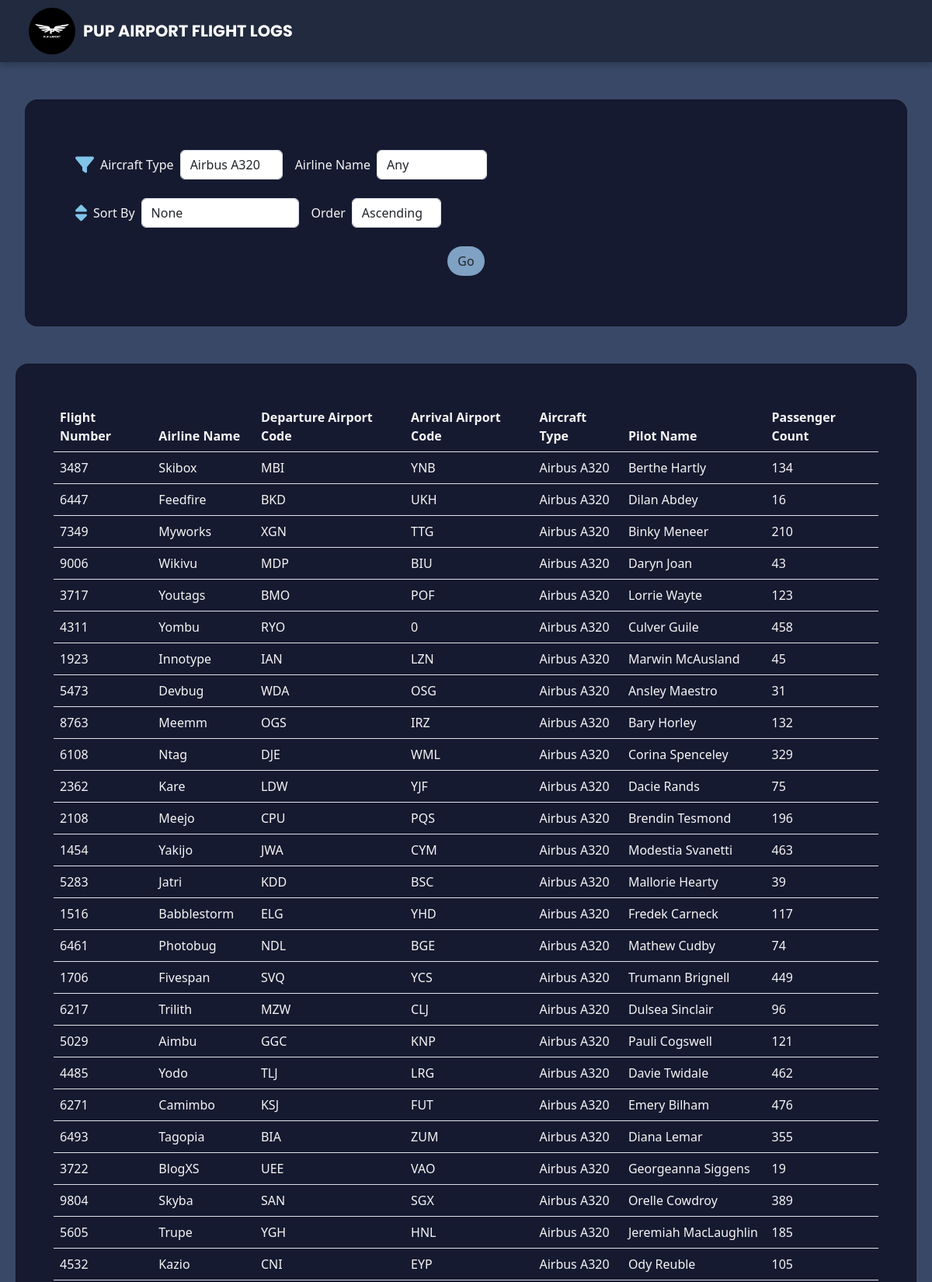
/A08/index.php?aircraftType=Airbus A320 (upper part), run on the app's committed database.
### tables this page shows
CREATE TABLE `flightlogs` (
  `flightNumber` int(11) DEFAULT NULL,
  `departureAirportCode` varchar(50) DEFAULT NULL,
  `arrivalAirportCode` varchar(50) DEFAULT NULL,
  `departureDatetime` date DEFAULT NULL,
  `arrivalDatetime` date DEFAULT NULL,
  `flightDurationMinutes` int(11) DEFAULT NULL,
  `airlineName` varchar(50) DEFAULT NULL,
  `aircraftType` varchar(12) DEFAULT NULL,
  `passengerCount` int(11) DEFAULT NULL,
  `ticketPrice` varchar(50) DEFAULT NULL,
  `creditCardNumber` varchar(50) DEFAULT NULL,
  `creditCardType` varchar(50) DEFAULT NULL,
  `pilotName` varchar(50) DEFAULT NULL
);

### A08/connect.php (called while the page is built, shortened)
<?php
  function executeQuery($query){
    $conn = $GLOBALS['conn'];
    return mysqli_query($conn, $query);
  }
?>

### A08/index.php (the view, shortened to what this page needs)
<?php
include("connect.php");
$aircraftTypeFilter = $_GET['aircraftType'] ?? '';
$airlineNameFilter = $_GET['airlineName'] ?? '';
$order = $_GET['order'] ?? '';
$flightlogsQuery = "SELECT * FROM flightlogs";
if ($aircraftTypeFilter || $airlineNameFilter) {
    $flightlogsQuery .= " WHERE";
    if ($aircraftTypeFilter) {
        $flightlogsQuery .= " aircraftType='$aircraftTypeFilter'";
    }
}
$flightlogsResults = executeQuery($flightlogsQuery);
$aircraftTypeQuery = "SELECT DISTINCT(aircraftType) FROM flightlogs";
$aircraftTypeResults = executeQuery($aircraftTypeQuery);
?>
<!doctype html>
<html lang="en">
<head>
    <link href="https://cdn.jsdelivr.net/npm/bootstrap@5.3.3/dist/css/bootstrap.min.css" rel="stylesheet">
    <link href="https://cdn.jsdelivr.net/npm/bootstrap-icons@1.10.5/font/bootstrap-icons.css" rel="stylesheet">
</head>
<body>
    <nav class="navbar">
        <div class="container-fluid">
            <div class="navbar-brand">
                <img src="img/pupair.png" alt="Logo" class="navbar-img">
                PUP AIRPORT FLIGHT LOGS
            </div>
        </div>
    </nav>
    <div class="container-fluid">
        <div class="row m-2 my-5">
            <div class="col">
                <form method="GET">
                    <div class="card p-3 rounded-4">
                        <div class="row p-5">
                            <div class="d-flex flex-wrap align-items-center mb-4">
                                <i class="fa-solid fa-filter me-2"></i>
                                <div class="d-flex align-items-center me-3">
                                    <label for="aircraftTypeSelect" class="me-2">Aircraft Type</label>
                                    <select id="aircraftTypeSelect" name="aircraftType" class="form-control" style="width: fit-content">
                                        <?php
                                        if (mysqli_num_rows($aircraftTypeResults) > 0) {
                                            while ($aircraftTypeRow = mysqli_fetch_assoc($aircraftTypeResults)) {
                                        ?>
                                                <option <?php if ($aircraftTypeFilter == $aircraftTypeRow['aircraftType']) {
                                                            echo "selected";
                                                        } ?> value="<?php echo $aircraftTypeRow['aircraftType'] ?>">
                                                    <?php echo $aircraftTypeRow['aircraftType'] ?>
                                                </option>
                                        <?php
                                            }
                                        }
                                        ?>
                                    </select>
                                </div>
                                <div class="d-flex align-items-center me-3">
                                    <label for="airlineSelect" class="me-2">Airline Name</label>
                                    <select id="airlineSelect" name="airlineName" class="form-control" style="width: fit-content">
                                        <option value="">Any</option>
                                    </select>
                                </div>
                            </div>
                            <div class="d-flex flex-wrap align-items-center">
                                <i class="fa-solid fa-sort me-2"></i>
                                <div class="d-flex align-items-center me-3">
                                    <label for="sort" class="me-2">Sort By</label>
                                    <select id="sort" name="sort" class="form-control" style="width: fit-content">
                                        <option value="">None</option>
                                    </select>
                                </div>
                                <div class="d-flex align-items-center me-3">
                                    <label for="order" class="me-2">Order</label>
                                    <select id="order" name="order" class="form-control" style="width: fit-content">
                                        <option <?php if ($order == "ASC") {
                                                    echo "selected";
                                                } ?> value="ASC">Ascending</option>
                                    </select>
                                </div>
                            </div>
                            <div class="w-100 d-flex justify-content-center align-items-center mt-4">
                                <button class="btn" type="submit" style="width: fit-content">Go</button>
                            </div>
                        </div>
                    </div>
                </form>
            </div>
        </div>
    </div>
    <div class="row m-2">
        <div class="col">
            <div class="card p-5 rounded-4">
                <div class="table-responsive">
                    <table class="table table-hover">
                        <thead>
                            <tr>
                                <th scope="col">Flight Number</th>
                                <th scope="col">Airline Name</th>
                                <th scope="col">Departure Airport Code</th>
                                <th scope="col">Arrival Airport Code</th>
                                <th scope="col">Aircraft Type</th>
                                <th scope="col">Pilot Name</th>
                                <th scope="col">Passenger Count</th>
                            </tr>
                        </thead>
                        <tbody>
                            <?php
                            if (mysqli_num_rows($flightlogsResults) > 0) {
                                while ($flightlogsRow = mysqli_fetch_assoc($flightlogsResults)) {
                            ?>
                                    <tr>
                                        <td><?php echo $flightlogsRow['flightNumber'] ?></td>
                                        <td><?php echo $flightlogsRow['airlineName'] ?></td>
                                        <td><?php echo $flightlogsRow['departureAirportCode'] ?></td>
                                        <td><?php echo $flightlogsRow['arrivalAirportCode'] ?></td>
                                        <td><?php echo $flightlogsRow['aircraftType'] ?></td>
                                        <td><?php echo $flightlogsRow['pilotName'] ?></td>
                                        <td><?php echo $flightlogsRow['passengerCount'] ?></td>
                                    </tr>
                            <?php
                                }
                            }
                            ?>
                        </tbody>
                    </table>
                </div>
            </div>
        </div>
    </div>
</body>
</html>

### A08/index.php (style rules this page uses)
body { background-color: #394867; color: #0B111D; overflow-x: hidden; }
.navbar { background-color: #212A3E; box-shadow: 0 4px 8px rgba(0, 0, 0, 0.2); padding: 5px; display: flex; overflow: hidden; }
.navbar-brand { color: whitesmoke; font-size: 1.3rem; font-family: 'Poppins', sans-serif; font-weight: bold; display: flex; align-items: center; }
.navbar-img { max-width: 60px; height: auto; border-radius: 100%; margin-left: 20px; margin-right: 10px; }
label { color: whitesmoke }
.card, option { background-color: #758694; }
.card { background-color: #161A30; overflow: hidden }
.card table, .card table tr, .card table th, .card table td { background-color: #161A30; color: whitesmoke; overflow: hidden; }
.btn { background-color: #7FA1C3; border-radius: 50px; }
.fa-filter, .fa-sort { color: #80C4E9; font-size: 1.5rem; }

### data on the page
flightlogs: flightNumber "3487", airlineName "Skibox", departureAirportCode "MBI", arrivalAirportCode "YNB", aircraftType "Airbus A320", pilotName "Berthe Hartly", passengerCount "134"
flightlogs: flightNumber "6447", airlineName "Feedfire", departureAirportCode "BKD", arrivalAirportCode "UKH", aircraftType "Airbus A320", pilotName "Dilan Abdey", passengerCount "16"
flightlogs: flightNumber "7349", airlineName "Myworks", departureAirportCode "XGN", arrivalAirportCode "TTG", aircraftType "Airbus A320", pilotName "Binky Meneer", passengerCount "210"
flightlogs: flightNumber "9006", airlineName "Wikivu", departureAirportCode "MDP", arrivalAirportCode "BIU", aircraftType "Airbus A320", pilotName "Daryn Joan", passengerCount "43"
flightlogs: flightNumber "3717", airlineName "Youtags", departureAirportCode "BMO", arrivalAirportCode "POF", aircraftType "Airbus A320", pilotName "Lorrie Wayte", passengerCount "123"
flightlogs: flightNumber "4311", airlineName "Yombu", departureAirportCode "RYO", arrivalAirportCode "0", aircraftType "Airbus A320", pilotName "Culver Guile", passengerCount "458"
flightlogs: flightNumber "1923", airlineName "Innotype", departureAirportCode "IAN", arrivalAirportCode "LZN", aircraftType "Airbus A320", pilotName "Marwin McAusland", passengerCount "45"
flightlogs: flightNumber "5473", airlineName "Devbug", departureAirportCode "WDA", arrivalAirportCode "OSG", aircraftType "Airbus A320", pilotName "Ansley Maestro", passengerCount "31"
flightlogs: flightNumber "8763", airlineName "Meemm", departureAirportCode "OGS", arrivalAirportCode "IRZ", aircraftType "Airbus A320", pilotName "Bary Horley", passengerCount "132"
flightlogs: flightNumber "6108", airlineName "Ntag", departureAirportCode "DJE", arrivalAirportCode "WML", aircraftType "Airbus A320", pilotName "Corina Spenceley", passengerCount "329"
flightlogs: flightNumber "2362", airlineName "Kare", departureAirportCode "LDW", arrivalAirportCode "YJF", aircraftType "Airbus A320", pilotName "Dacie Rands", passengerCount "75"
flightlogs: flightNumber "2108", airlineName "Meejo", departureAirportCode "CPU", arrivalAirportCode "PQS", aircraftType "Airbus A320", pilotName "Brendin Tesmond", passengerCount "196"
flightlogs: flightNumber "1454", airlineName "Yakijo", departureAirportCode "JWA", arrivalAirportCode "CYM", aircraftType "Airbus A320", pilotName "Modestia Svanetti", passengerCount "463"
flightlogs: flightNumber "5283", airlineName "Jatri", departureAirportCode "KDD", arrivalAirportCode "BSC", aircraftType "Airbus A320", pilotName "Mallorie Hearty", passengerCount "39"
flightlogs: flightNumber "1516", airlineName "Babblestorm", departureAirportCode "ELG", arrivalAirportCode "YHD", aircraftType "Airbus A320", pilotName "Fredek Carneck", passengerCount "117"
flightlogs: flightNumber "6461", airlineName "Photobug", departureAirportCode "NDL", arrivalAirportCode "BGE", aircraftType "Airbus A320", pilotName "Mathew Cudby", passengerCount "74"
flightlogs: flightNumber "1706", airlineName "Fivespan", departureAirportCode "SVQ", arrivalAirportCode "YCS", aircraftType "Airbus A320", pilotName "Trumann Brignell", passengerCount "449"
flightlogs: flightNumber "6217", airlineName "Trilith", departureAirportCode "MZW", arrivalAirportCode "CLJ", aircraftType "Airbus A320", pilotName "Dulsea Sinclair", passengerCount "96"
flightlogs: flightNumber "5029", airlineName "Aimbu", departureAirportCode "GGC", arrivalAirportCode "KNP", aircraftType "Airbus A320", pilotName "Pauli Cogswell", passengerCount "121"
flightlogs: flightNumber "4485", airlineName "Yodo", departureAirportCode "TLJ", arrivalAirportCode "LRG", aircraftType "Airbus A320", pilotName "Davie Twidale", passengerCount "462"
flightlogs: flightNumber "6271", airlineName "Camimbo", departureAirportCode "KSJ", arrivalAirportCode "FUT", aircraftType "Airbus A320", pilotName "Emery Bilham", passengerCount "476"
flightlogs: flightNumber "6493", airlineName "Tagopia", departureAirportCode "BIA", arrivalAirportCode "ZUM", aircraftType "Airbus A320", pilotName "Diana Lemar", passengerCount "355"
flightlogs: flightNumber "3722", airlineName "BlogXS", departureAirportCode "UEE", arrivalAirportCode "VAO", aircraftType "Airbus A320", pilotName "Georgeanna Siggens", passengerCount "19"
flightlogs: flightNumber "9804", airlineName "Skyba", departureAirportCode "SAN", arrivalAirportCode "SGX", aircraftType "Airbus A320", pilotName "Orelle Cowdroy", passengerCount "389"
flightlogs: flightNumber "5605", airlineName "Trupe", departureAirportCode "YGH", arrivalAirportCode "HNL", aircraftType "Airbus A320", pilotName "Jeremiah MacLaughlin", passengerCount "185"
flightlogs: flightNumber "4532", airlineName "Kazio", departureAirportCode "CNI", arrivalAirportCode "EYP", aircraftType "Airbus A320", pilotName "Ody Reuble", passengerCount "105"

### other printed values
form field aircraftType "Airbus A320"
